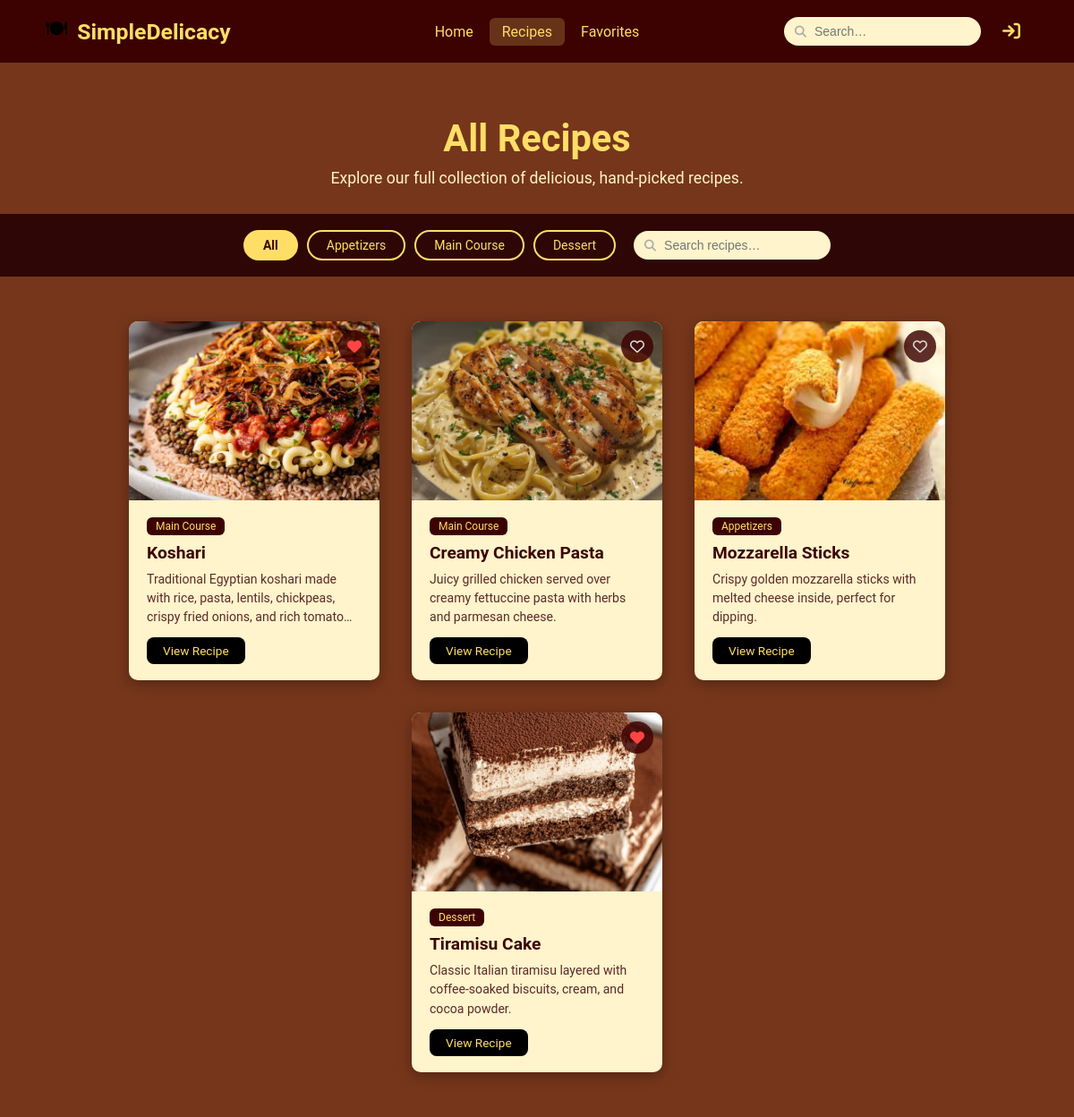
Page /recipes/ (signed in) on the committed database.
### recipes/models.py (models this page shows, shortened)
class Recipe(models.Model):
    COURSE_CHOICES = [
        ('appetizers', 'Appetizers'),
        ('main course', 'Main Course'),
        ('dessert', 'Dessert'),
    ]
    name         = models.CharField(max_length=200)
    course       = models.CharField(max_length=20, choices=COURSE_CHOICES)
    description  = models.TextField()
    image        = models.ImageField(upload_to='recipes/')
    instructions = models.TextField(help_text="Enter each step on a new line.")
    created_at   = models.DateTimeField(auto_now_add=True)
    updated_at   = models.DateTimeField(auto_now=True)

### recipes/views.py (the view)
# urls.py: path('recipes/',                   views.recipes_list_view,    name='recipes_list'),
@login_required(login_url='signin')
def recipes_list_view(request):
    recipes       = Recipe.objects.prefetch_related('ingredients').all()
    course_filter = request.GET.get('course', 'all')
    search_query  = request.GET.get('search', '').strip()
    if course_filter and course_filter != 'all':
        recipes = recipes.filter(course__iexact=course_filter)
    if search_query:
        recipes = recipes.filter(
            Q(name__icontains=search_query) |
            Q(description__icontains=search_query) |
            Q(ingredients__name__icontains=search_query)
        ).distinct()
    fav_ids = set(
        Favorite.objects.filter(user=request.user).values_list('recipe_id', flat=True)
    )
    return render(request, 'recipes/list.html', {
        'recipes':        recipes,
        'course_filter':  course_filter,
        'search_query':   search_query,
        'fav_ids':        fav_ids,
        'filter_choices': FILTER_CHOICES,
    })

### templates/recipes/list.html (shortened to what this page needs)
{% extends 'base.html' %}
{% load static %}
{% block extra_css %}<link rel="stylesheet" href="{% static 'css/recipes.css' %}">{% endblock %}
{% block nav_search %}
<div class="nav-search-wrap">
    <input type="text" placeholder="Search…" class="nav-search" id="navSearchSync"
           value="{{ search_query }}">
</div>
{% endblock %}
{% block content %}
<div class="recipes-header">
    <h1>All Recipes</h1>
    <p>Explore our full collection of delicious, hand-picked recipes.</p>
</div>
<div class="filter-bar">
    <div class="filter-btns">
        {% for slug, label in filter_choices %}
        <a href="{% url 'recipes_list' %}?course={{ slug }}{% if search_query %}&search={{ search_query }}{% endif %}"
           class="filter-btn {% if course_filter == slug %}active{% endif %}">{{ label }}</a>
        {% endfor %}
    </div>
    <form method="get" action="{% url 'recipes_list' %}" class="search-form">
        <div class="nav-search-wrap">
            <input type="text" name="search" placeholder="Search recipes…"
                   class="nav-search" id="recipeSearchInput" value="{{ search_query }}">
        </div>
    </form>
</div>
<section class="recipes-section">
    <div class="recipes-grid">
        {% for recipe in recipes %}
        <div class="recipe-card">
            <div class="recipe-img-wrap">
                {% if recipe.image %}
                <img loading="lazy" src="{{ recipe.image.url }}" alt="{{ recipe.name }}">
                {% else %}
                <div class="img-placeholder"></div>
                {% endif %}
                <form method="post" action="{% url 'toggle_favorite' recipe.pk %}" class="heart-form">
                    <button type="submit"
                            class="heart-btn {% if recipe.pk in fav_ids %}is-fav{% endif %}"
                            title="{% if recipe.pk in fav_ids %}Remove from favorites{% else %}Add to favorites{% endif %}">
                        <i class="fa-{% if recipe.pk in fav_ids %}solid{% else %}regular{% endif %} fa-heart"></i>
                    </button>
                </form>
            </div>
            <div class="card-body">
                <span class="badge">{{ recipe.get_course_display }}</span>
                <h3>{{ recipe.name }}</h3>
                <p>{{ recipe.description|truncatechars:120 }}</p>
                <a href="{% url 'recipe_detail' recipe.pk %}" class="view-btn">View Recipe</a>
            </div>
        </div>
        {% empty %}
        <div class="empty-state">
            <i class="fa-solid fa-bowl-food"></i>
            <p>No recipes found. Try a different search or category.</p>
        </div>
        {% endfor %}
    </div>
</section>
{% endblock %}

### static/css/base.css (style rules this page uses)
*, *::before, *::after { margin: 0; padding: 0; box-sizing: border-box; }
body { font-family: 'Roboto', sans-serif; background: #0f0f0f; }
.nav-search-wrap { position: relative; display: flex; align-items: center; }
.nav-search { padding: 7px 14px 7px 34px; border-radius: 20px; border: none; outline: none; background: #FFF4CB; color: #3C0202; font-size: 14px; width: 210px; }

### static/css/recipes.css (style rules this page uses)
body { background: #0f0f0f; }
.recipes-header { text-align: center; padding: 60px 20px 30px; background: #9f4620b7; }
.recipes-header h1 { color: #FFDE67; font-size: 2.6rem; margin-bottom: 10px; }
.recipes-header p { color: #FFF4CB; font-size: 1.1rem; }
.filter-bar { background: #3c0202b1; display: flex; justify-content: center; align-items: center; gap: 20px; padding: 18px 30px; flex-wrap: wrap; }
.filter-btns { display: flex; gap: 10px; flex-wrap: wrap; align-items: center; }
.filter-btn { background: transparent; border: 2px solid #FFDE67; color: #FFDE67; padding: 7px 20px; border-radius: 20px; font-size: 14px; cursor: pointer; text-decoration: none; transition: .3s; white-space: nowrap; }
.filter-btn:hover, .filter-btn.active { background: #FFDE67; color: #3C0202; font-weight: 700; }
.search-form { display: flex; align-items: center; }
.nav-search-wrap { position: relative; display: flex; align-items: center; }
.nav-search { padding: 8px 14px 8px 34px; border-radius: 20px; border: none; outline: none; background: #FFF4CB; color: #3C0202; font-size: 14px; width: 220px; }
.recipes-section { background: #9f4620b7; padding: 50px 40px; min-height: 55vh; }
.recipes-grid { display: flex; flex-wrap: wrap; justify-content: center; gap: 36px; }
.recipe-card { background: #FFF4CB; border-radius: 10px; width: 280px; overflow: hidden; transition: transform .3s, box-shadow .3s; box-shadow: 0 4px 15px rgba(0, 0, 0, .3); }
.recipe-img-wrap { position: relative; height: 200px; overflow: hidden; }
.recipe-img-wrap img, .img-placeholder { width: 100%; height: 100%; object-fit: cover; display: block; transition: transform .4s; }
.heart-form { position: absolute; top: 0; right: 0; }
.heart-btn { position: absolute; top: 10px; right: 10px; width: 36px; height: 36px; border-radius: 50%; background: rgba(60, 2, 2, .82); border: none; color: #ddd; font-size: 1rem; display: flex; align-items: center; justify-content: center; cursor: pointer; z-index: 5; transition: background .25s, transform .2s, color .25s; }
.heart-btn.is-fav { color: #ff4444; }
.card-body { padding: 18px 20px; }
.badge { background: #3C0202; color: #FFDE67; padding: 3px 10px; border-radius: 6px; font-size: 12px; display: inline-block; margin-bottom: 8px; text-transform: capitalize; }
.card-body h3 { color: #3C0202; margin-bottom: 8px; font-size: 1.2rem; }
.card-body p { color: #5a2a2a; font-size: .88rem; line-height: 1.5; margin-bottom: 12px; display: -webkit-box; -webkit-line-clamp: 3; -webkit-box-orient: vertical; overflow: hidden; }
.view-btn { display: inline-block; background: #000; color: #FFDE67; padding: 7px 18px; border-radius: 8px; font-size: .85rem; text-decoration: none; transition: background .3s; }

### rows in the picture
Recipe: image (picture), course "Main Course", name "Koshari", description "Traditional Egyptian koshari made with rice, pasta, lentils, chickpeas, crispy fried onions, and rich…"
Recipe: image (picture), course "Main Course", name "Creamy Chicken Pasta", description "Juicy grilled chicken served over creamy fettuccine pasta with herbs and parmesan cheese."
Recipe: image (picture), course "Appetizers", name "Mozzarella Sticks", description "Crispy golden mozzarella sticks with melted cheese inside, perfect for dipping."
Recipe: image (picture), course "Dessert", name "Tiramisu Cake", description "Classic Italian tiramisu layered with coffee-soaked biscuits, cream, and cocoa powder."

### other values in the picture
{{ label }} "All" "Appetizers" "Main Course" "Dessert"
